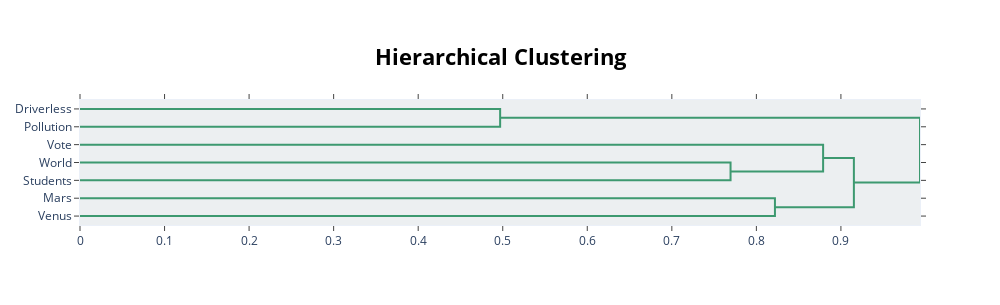

Notebook cell for this chart:
### Code cell
topic_model.visualize_hierarchy(custom_labels=True)

### Figure 1 — Plotly figure (JSON) as saved in the notebook; plotly's stock layout.template omitted (floating-point values rounded to 4 significant figures)
{"data": [{"hoverinfo": "text", "marker": {"color": "rgb(61,153,112)"}, "mode": "lines", "type": "scatter", "x": [0, 0.4969, 0.4969, 0], "xaxis": "x", "y": [-5, -5, -15, -15], "yaxis": "y"}, {"hoverinfo": "text", "marker": {"color": "rgb(61,153,112)"}, "mode": "lines", "type": "scatter", "x": [0, 0.7694, 0.7694, 0], "xaxis": "x", "y": [-35, -35, -45, -45], "yaxis": "y"}, {"hoverinfo": "text", "marker": {"color": "rgb(61,153,112)"}, "mode": "lines", "type": "scatter", "x": [0, 0.8789, 0.8789, 0.7694], "xaxis": "x", "y": [-25, -25, -40, -40], "yaxis": "y"}, {"hoverinfo": "text", "marker": {"color": "rgb(61,153,112)"}, "mode": "lines", "type": "scatter", "x": [0, 0.822, 0.822, 0], "xaxis": "x", "y": [-55, -55, -65, -65], "yaxis": "y"}, {"hoverinfo": "text", "marker": {"color": "rgb(61,153,112)"}, "mode": "lines", "type": "scatter", "x": [0.8789, 0.9153, 0.9153, 0.822], "xaxis": "x", "y": [-32.5, -32.5, -60, -60], "yaxis": "y"}, {"hoverinfo": "text", "marker": {"color": "rgb(61,153,112)"}, "mode": "lines", "type": "scatter", "x": [0.4969, 0.9935, 0.9935, 0.9153], "xaxis": "x", "y": [-10, -10, -46.25, -46.25], "yaxis": "y"}], "layout": {"autosize": false, "height": 305, "hoverlabel": {"bgcolor": "white", "font": {"family": "Rockwell", "size": 16}}, "hovermode": "closest", "plot_bgcolor": "#ECEFF1", "showlegend": false, "title": {"font": {"color": "Black", "size": 22}, "text": "<b>Hierarchical Clustering</b>", "x": 0.5, "xanchor": "center", "yanchor": "top"}, "width": 1000, "xaxis": {"mirror": "allticks", "rangemode": "tozero", "showgrid": false, "showline": true, "showticklabels": true, "ticks": "outside", "type": "linear", "zeroline": false}, "yaxis": {"mirror": "allticks", "range": [-70, 0], "rangemode": "tozero", "showgrid": false, "showline": true, "showticklabels": true, "tickmode": "array", "ticks": "outside", "ticktext": ["Driverless", "Pollution", "Vote", "World", "Students", "Mars", "Venus"], "tickvals": [-5, -15, -25, -35, -45, -55, -65], "type": "linear", "zeroline": false}}}
